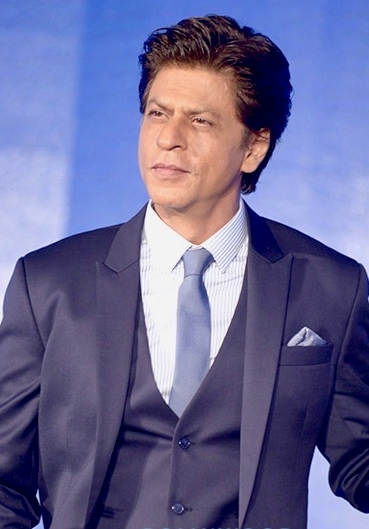
#> input picture img1.jpg, 369 x 529 px
$ jupyter execute Untitled.ipynb
#> lines starting #> are read from the running program, lines starting #| are printed output that depends on the picture; after the words box and inside, x2 and y2 are one past the last pixel; in counts of white or black regions, pixels touching at a corner belong together
[cell 1]
import cv2

# detecting faces in a static image

[cell 2]
img = cv2.imread("img1.jpg")
#> img is the input picture: shape (529, 369, 3); mean B, G, R 148.6, 104, 105.5
gr = cv2.cvtColor(img, cv2.COLOR_BGR2GRAY)
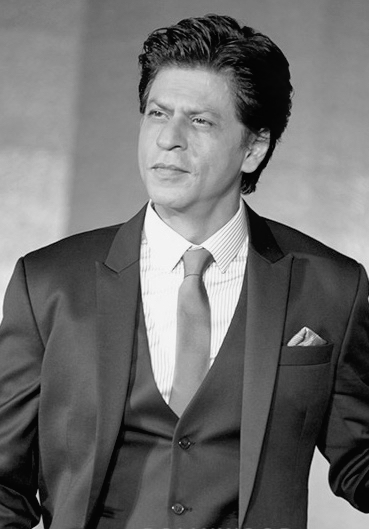
#> gr: shape (529, 369); min 2, max 248, mean 109.5
### Load Haar cascade classifier for face detection
f = cv2.CascadeClassifier("/opt/anaconda3/lib/python3.12/site-packages/cv2/data/haarcascade_frontalface_default.xml")
# Detect faces: scaleFactor=1.2 (image shrinking rate), minNeighbors=4 (confidence threshold)
d = f.detectMultiScale(gr,1.2,4)
#> d = [[123, 75, 113, 113]]

for (x,y,w,h) in d:
    cv2.rectangle(img, (x,y), (x+w, y+h), (0,0,255),3)
#> this loop made 1 pass
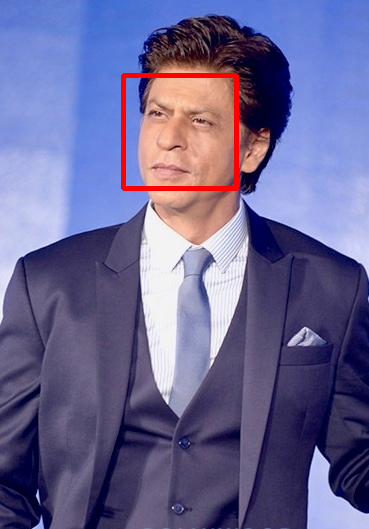
#> img: shape (529, 369, 3); 1.15% of pixels changed, all inside (x1, y1, x2, y2) = (121, 73, 239, 191)


cv2.imshow("window",img)
cv2.waitKey(0)
cv2.destroyAllWindows()
cv2.waitKey(1)
#> Out = 27

## displaying coordinate ans color code of the point clicked

[cell 3]
def click(event, x, y, f, p):
    if event == cv2.EVENT_LBUTTONDOWN:
        s = f"{x},{y}"
        cv2.putText(img,s,(x,y),cv2.FONT_HERSHEY_PLAIN,2,(0,0,0))
        cv2.imshow("window",img)
    elif event == cv2.EVENT_RBUTTONDOWN:
        b = img[y,x,0]
        g = img[y,x,1]
        r = img[y,x,2]
        s = f"{b},{g},{r}"
        cv2.putText(img,s,(x,y),cv2.FONT_HERSHEY_PLAIN,2,(0,0,0))
        cv2.imshow("window",img)


img = cv2.imread("img1.jpg")


cv2.imshow("window",img)
cv2.setMouseCallback("window",click)

cv2.waitKey(0)
cv2.destroyAllWindows()
cv2.waitKey(1)
#> Out = 27

$ run again, with img2.jpeg copied over img1.jpg
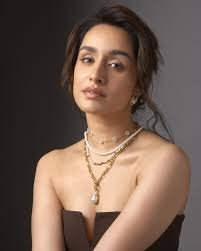
#> input picture img2.jpeg, 201 x 251 px
#> img is the input picture: shape (251, 201, 3); mean B, G, R 80, 91.9, 113.1
#> `gr = cv2.cvtColor(img, cv2.COLOR_BGR2GRAY)`:
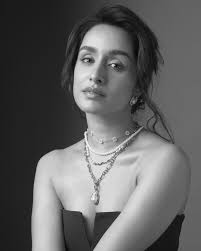
#> gr: shape (251, 201); min 3, max 251, mean 96.9
#> d = [[60, 29, 80, 80]]
#> the loop `for (x,y,w,h) in d:` made 1 pass
#> after the loop `for (x,y,w,h) in d:`:
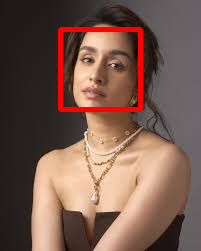
#> img: shape (251, 201, 3); 3.15% of pixels changed, all inside (x1, y1, x2, y2) = (58, 27, 143, 112)
#> `cv2.waitKey(1)`: Out = 27
